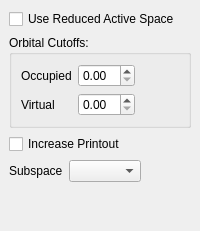
          <widget class="QWidget" name="AdvancedReducedSpace" >
           <layout class="QVBoxLayout" >
            <property name="margin" >
             <number>9</number>
            </property>
            <property name="spacing" >
             <number>6</number>
            </property>
            <item>
             <widget class="QCheckBox" name="cis_ras" >
              <property name="text" >
               <string>Use Reduced Active Space</string>
              </property>
             </widget>
            </item>
            <item>
             <widget class="QGroupBox" name="groupBox_10" >
              <property name="title" >
               <string>Orbital Cutoffs:</string>
              </property>
              <layout class="QGridLayout" >
               <property name="margin" >
                <number>9</number>
               </property>
               <property name="spacing" >
                <number>6</number>
               </property>
               <item row="0" column="2" >
                <spacer>
                 <property name="orientation" >
                  <enum>Qt::Horizontal</enum>
                 </property>
                 <property name="sizeHint" >
                  <size>
                   <width>40</width>
                   <height>20</height>
                  </size>
                 </property>
                </spacer>
               </item>
               <item row="1" column="1" >
                <widget class="QDoubleSpinBox" name="cis_ras_cutoff_virtual" />
               </item>
               <item row="1" column="0" >
                <widget class="QLabel" name="label_119" >
                 <property name="text" >
                  <string>Virtual</string>
                 </property>
                </widget>
               </item>
               <item row="0" column="1" >
                <widget class="QDoubleSpinBox" name="cis_ras_cutoff_occupied" />
               </item>
               <item row="0" column="0" >
                <widget class="QLabel" name="label_118" >
                 <property name="text" >
                  <string>Occupied</string>
                 </property>
                </widget>
               </item>
              </layout>
             </widget>
            </item>
            <item>
             <widget class="QCheckBox" name="cis_ras_print" >
              <property name="text" >
               <string>Increase Printout</string>
              </property>
             </widget>
            </item>
            <item>
             <layout class="QHBoxLayout" >
              <property name="margin" >
               <number>0</number>
              </property>
              <property name="spacing" >
               <number>6</number>
              </property>
              <item>
               <widget class="QLabel" name="label_117" >
                <property name="text" >
                 <string>Subspace</string>
                </property>
               </widget>
              </item>
              <item>
               <widget class="QComboBox" name="cis_ras_type" />
              </item>
              <item>
               <spacer>
                <property name="orientation" >
                 <enum>Qt::Horizontal</enum>
                </property>
                <property name="sizeHint" >
                 <size>
                  <width>40</width>
                  <height>20</height>
                 </size>
                </property>
               </spacer>
              </item>
             </layout>
            </item>
            <item>
             <spacer>
              <property name="orientation" >
               <enum>Qt::Vertical</enum>
              </property>
              <property name="sizeHint" >
               <size>
                <width>20</width>
                <height>40</height>
               </size>
              </property>
             </spacer>
            </item>
           </layout>
          </widget>
